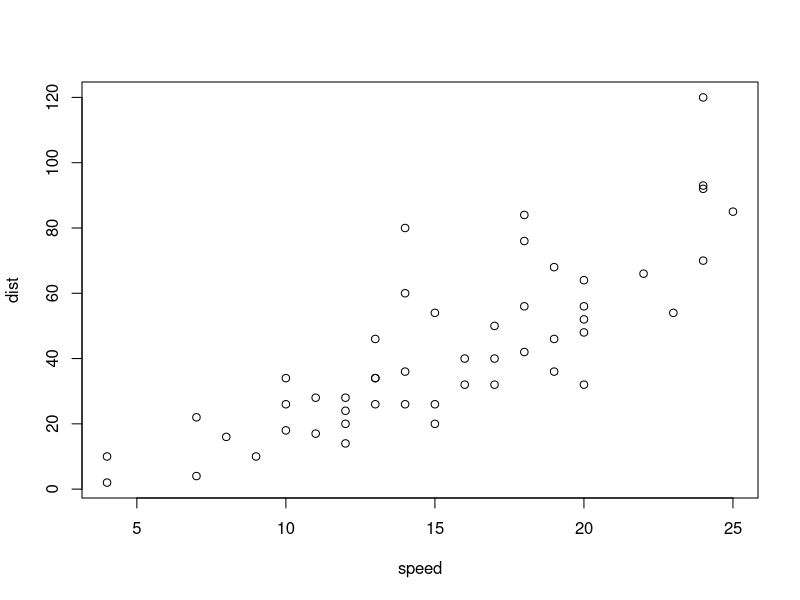
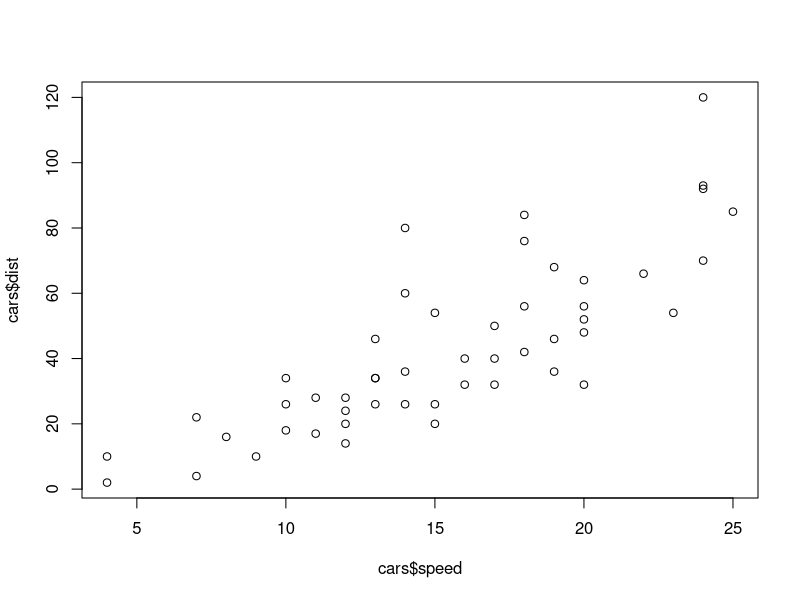

Generate these figures, in order, with R:
x<-pi*10^2
class(x)
typeof(x)
class(cars)
typeof(cars)
names(cars)
summary(cars)
head(cars)
tail(cars)
str(cars)
row.names(cars)
attributes(cars)
class(dist~speed)
plot(dist~speed, cars)
plot(cars$speed, cars$dist)